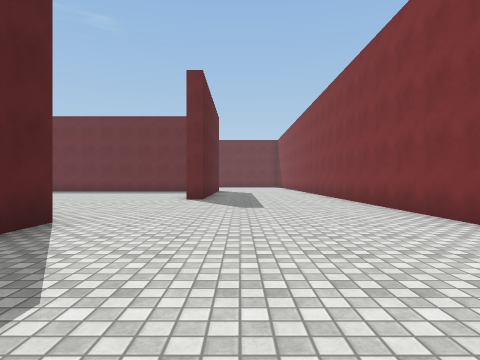
view 1 (above)

18 first-person views from a walk through a Unity game level. The camera is 1.2 m above the floor, looks level and sees 75° across. The floor is counted in squares, 2 m on a side. Each view is taken from the middle of a square. On the plan, view 1 faces up. The plan holds only what a view shows up to about 9 squares ahead; the rest is blank. The place goes on beyond the plan. The player character is not drawn. Surface patterns are stand-ins for the level's own textures.

view 2
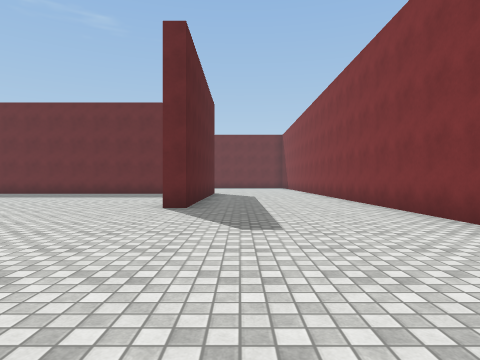

view 3
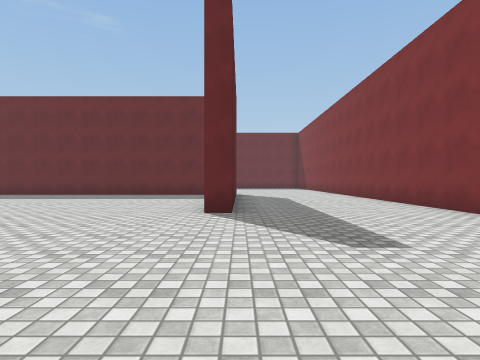

view 4
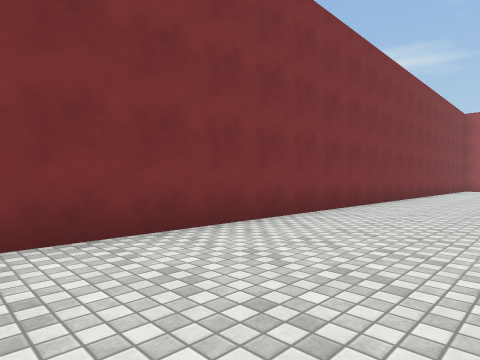

view 5
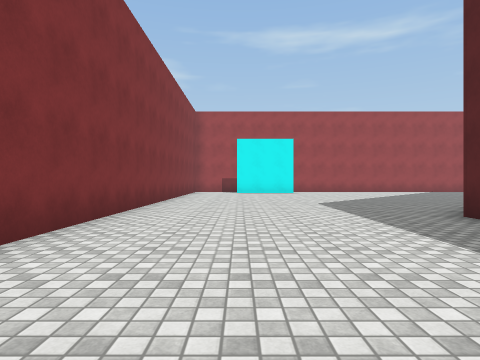

view 6
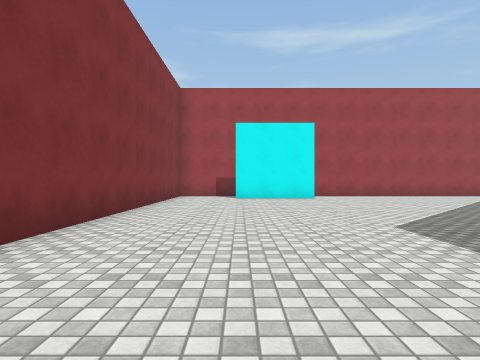

view 7
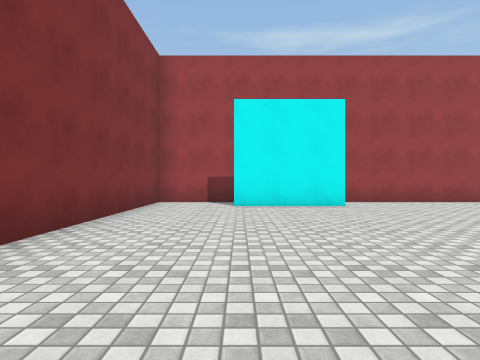

view 8
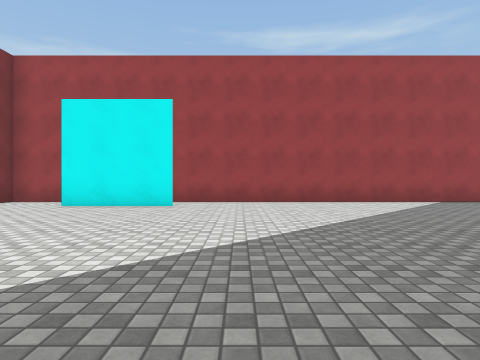

view 9
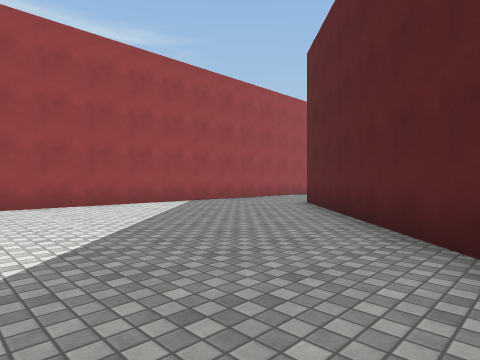

view 10
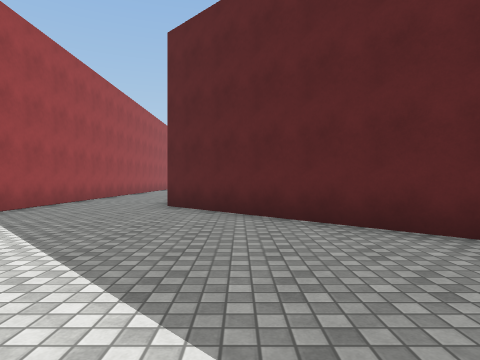

view 11
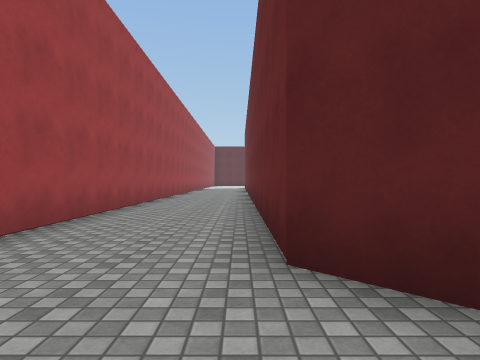

view 12
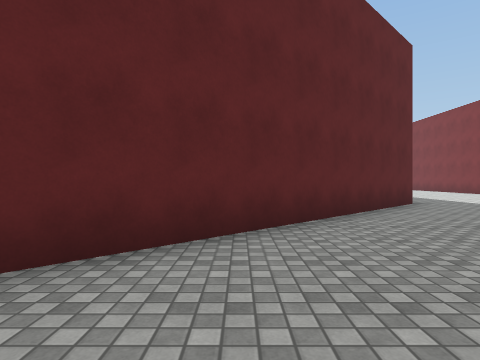

view 13
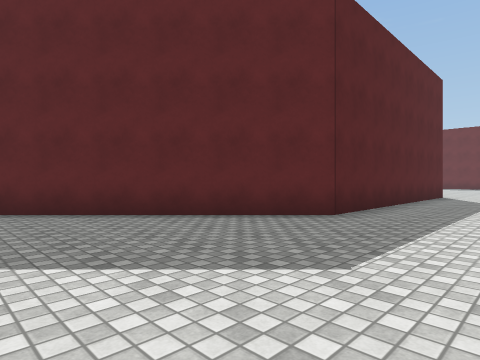

view 14
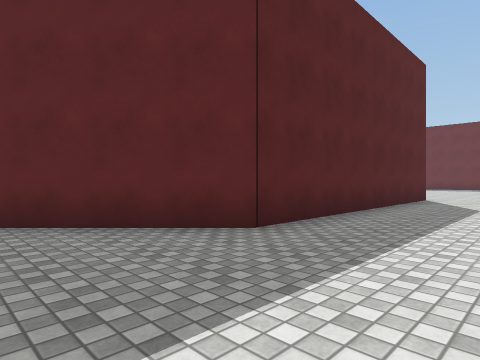

view 15
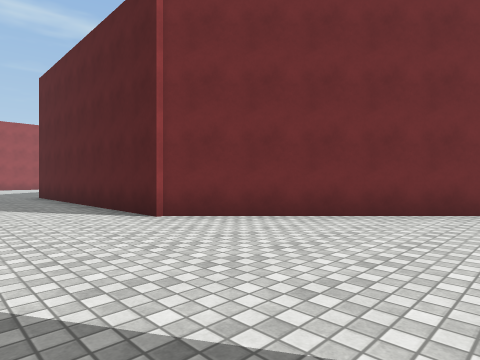

view 16
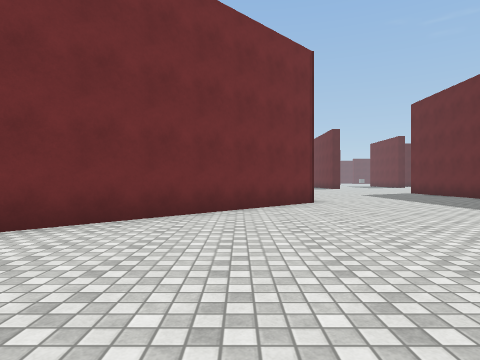

view 17
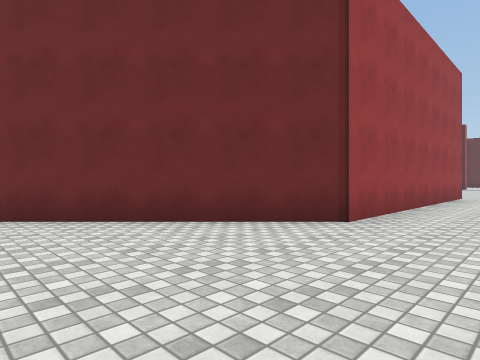

view 18
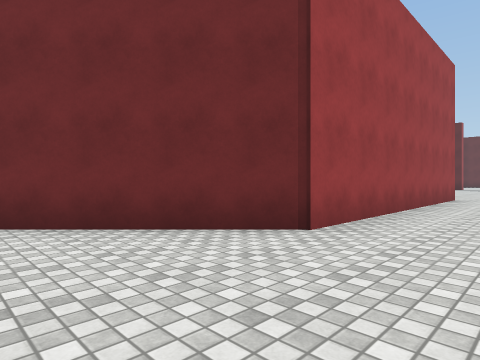

### Floor plan
Points are (right, up) in squares from view 1. A wall is a line through its corners. A room is listed if a view was taken in it or the views show most of it. See-through windows are left out.
Room 1 (views 1, 2, 3, 4, 5, 6, 7, 8, 9, 10, 11, 12, 13, 14, 15, 16, 17, 18)
walls: (-1.5, -12.3) (1.2, -12.3); (1.1, -13.5) (3.2, -13.5) (3.2, 13); (-1.1, 12.1) (-1.1, 9.7) (-1.8, 9.7); (-16.6, 11) (-9.3, 11) (-2.6, 4.3) (-2.6, -3.1) (-10.2, -10.6) (-17, -10.6); (-17, -13.5) (-1.1, -13.5)

Where each view was taken, in squares from view 1:
view 1: 0 up, 0 right, facing up
view 2: 3 up, 0 right, facing up
view 3: 4 up, 1 left, facing up
view 4: 6 up, 0 right, facing down-right
view 5: 2 up, 1 right, facing down
view 6: 2 down, 1 right, facing down
view 7: 5 down, 1 right, facing down
view 8: 5 down, 3 left, facing down
view 9: 6 down, 3 left, facing down-left
view 10: 9 down, 3 left, facing left
view 11: 11 down, 8 left, facing left
view 12: 11 down, 7 left, facing up
view 13: 8 down, 0 right, facing up-left
view 14: 6 down, 0 right, facing up-left
view 15: 9 up, 0 right, facing down-left
view 16: 9 up, 1 left, facing left
view 17: 13 up, 5 left, facing down-left
view 18: 13 up, 6 left, facing down-left
